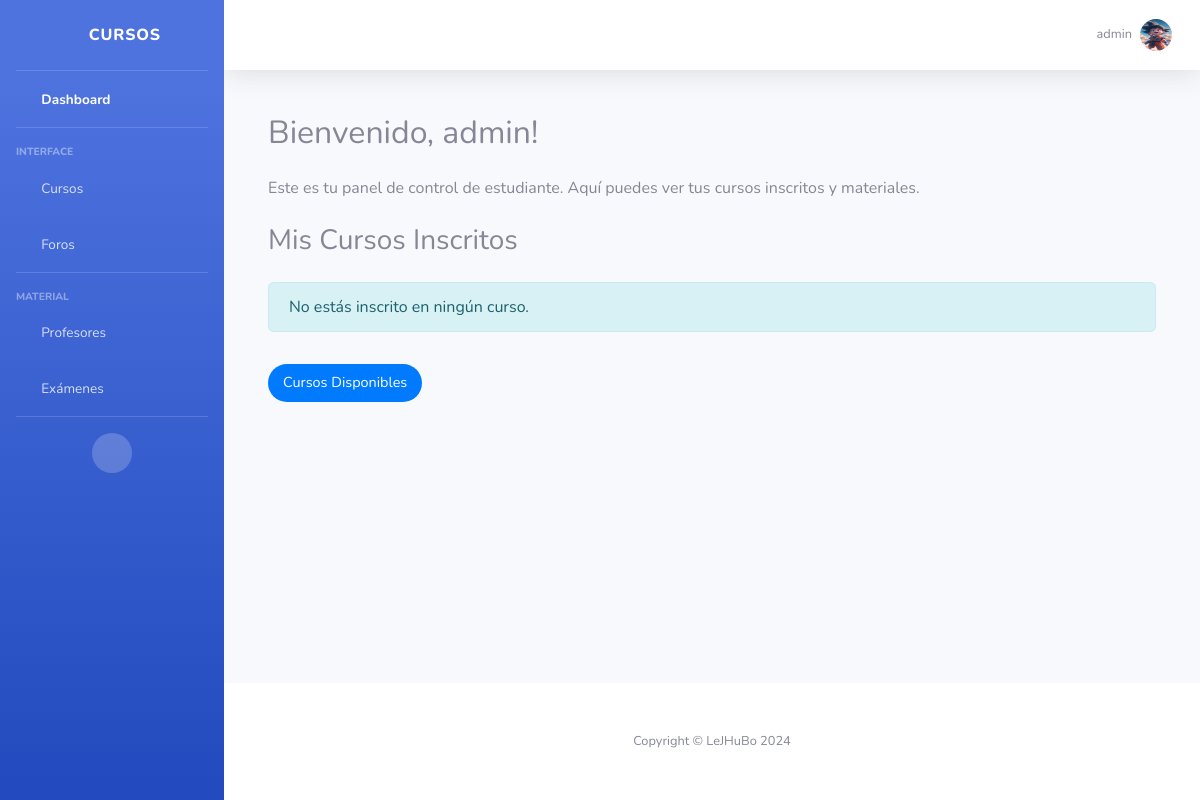
Screenshot of /courses/students/dashboard/ (signed in) with the database file from the repository.
### courses/models.py (models this page shows, shortened)
class User(AbstractUser):
    ROLE_CHOICES = (
        ('student', 'Student'),
        ('instructor', 'Instructor'),
        ('admin', 'Admin'),
    )
    role = models.CharField(max_length=10, choices=ROLE_CHOICES, default='student')
    groups = models.ManyToManyField(Group, related_name='custom_user_set')
    user_permissions = models.ManyToManyField(Permission, related_name='custom_user_set')
    profile_picture = models.ImageField(upload_to='profile_pictures/', null=True, blank=True)
    objects = UserManager()

### courses/views.py (the view)
# urls.py: path('students/dashboard/', views.StudentDashboardView.as_view(), name='student_dashboard'),
class StudentDashboardView(LoginRequiredMixin, TemplateView):
    template_name = 'students/student_dashboard.html'
    def get_context_data(self, **kwargs):
        context = super().get_context_data(**kwargs)
        user = self.request.user
        enrolled_courses = Course.objects.filter(enrollment__student=user)
        context['enrolled_courses'] = enrolled_courses
        return context

### courses/templates/students/student_dashboard.html (shortened to what this page needs)
{% extends "index.html" %} {% block title %}Dashboard del Estudiante{% endblock %} {% block content %}
<div class="container">
    <h2 class="mb-4">Bienvenido, {{ user.username }}!</h2>
    <p>Este es tu panel de control de estudiante. Aquí puedes ver tus cursos inscritos y materiales.</p>
    <h3 class="my-4">Mis Cursos Inscritos</h3>
    <div class="row">
        {% for course in enrolled_courses %}
        <div class="col-md-4">
            <div class="card mb-4 shadow-sm">
                <div class="card-body">
                    <img src="{{ course.image.url }}" alt="{{ course.title }}" class="mr-3">
                    <h5 class="card-title">{{ course.title }}</h5>
                    <p class="card-text">{{ course.description|truncatewords:20 }}</p>
                    <a href="{% url 'course_detail' course.pk %}" class="btn btn-primary">Ver Curso</a>
                </div>
            </div>
        </div>
        {% empty %}
        <div class="col-md-12">
            <div class="alert alert-info" role="alert">
                No estás inscrito en ningún curso.
            </div>
        </div>
        {% endfor %}
    </div>
    <a href="{% url 'index' %}" class="btn btn-primary mt-3">Cursos Disponibles</a>
</div>
{% endblock %}

### courses/templates/index.html (shortened to what this page needs)
{% load static %}
<!DOCTYPE html>
<html lang="en">
<head>
    <link href="{% static 'vendor/fontawesome-free/css/all.min.css' %}" rel="stylesheet" type="text/css">
    <link href="{% static 'css/sb-admin-2.min.css' %}" rel="stylesheet">
</head>
<body id="page-top">
    <div id="wrapper">
        <ul class="navbar-nav bg-gradient-primary sidebar sidebar-dark accordion" id="accordionSidebar">
            <a class="sidebar-brand d-flex align-items-center justify-content-center" href="{% url 'index' %}">
                <div class="sidebar-brand-icon rotate-n-15">
                    <i class="fas fa-book"></i>
                </div>
                <div class="sidebar-brand-text mx-3">Cursos <sup></sup></div>
            </a>
            <hr class="sidebar-divider my-0">
            <li class="nav-item active">
                <a class="nav-link" href="{% url 'index' %}">
                    <i class="fas fa-fw fa-tachometer-alt"></i>
                    <span>Dashboard</span></a>
            </li>
            <hr class="sidebar-divider">
            <div class="sidebar-heading">
                Interface
            </div>
            <li class="nav-item">
                <a class="nav-link collapsed" href="#" data-toggle="collapse" data-target="#collapseCourses" aria-expanded="true" aria-controls="collapseCourses">
                    <i class="fas fa-fw fa-cog"></i>
                    <span>Cursos</span>
                </a>
            </li>
            <li class="nav-item">
                <a class="nav-link collapsed" href="#" data-toggle="collapse" data-target="#collapseForos" aria-expanded="true" aria-controls="collapseForos">
                    <i class="fas fa-fw fa-comments"></i>
                    <span>Foros</span>
                </a>
            </li>
            <hr class="sidebar-divider">
            <div class="sidebar-heading">
                Material
            </div>
            <li class="nav-item">
                <a class="nav-link collapsed" href="#" data-toggle="collapse" data-target="#collapsePages" aria-expanded="true" aria-controls="collapsePages">
                    <i class="fas fa-fw fa-folder"></i>
                    <span>Profesores</span>
                </a>
            </li>
            <li class="nav-item">
                <a class="nav-link collapsed" href="#" data-toggle="collapse" data-target="#collapseExams" aria-expanded="true" aria-controls="collapseExams">
                    <i class="fas fa-fw fa-folder"></i>
                    <span>Exámenes</span>
                </a>
            </li>
            <hr class="sidebar-divider d-none d-md-block">
            <div class="text-center d-none d-md-inline">
                <button class="rounded-circle border-0" id="sidebarToggle"></button>
            </div>
        </ul>
        <div id="content-wrapper" class="d-flex flex-column">
            <div id="content">
                <nav class="navbar navbar-expand navbar-light bg-white topbar mb-4 static-top shadow">
                    <ul class="navbar-nav ml-auto">
                        <li class="nav-item dropdown no-arrow">
                            <a class="nav-link dropdown-toggle" href="#" id="userDropdown" role="button" data-toggle="dropdown" aria-haspopup="true" aria-expanded="false">
                                <span class="mr-2 d-none d-lg-inline text-gray-600 small">{{ user.username }}</span> {% if user.profile_picture %}
                                <img class="img-profile rounded-circle" src="{{ user.profile_picture.url }}"> {% else %}
                                <img class="img-profile rounded-circle" src="{% static 'img/undraw_profile.svg' %}"> {% endif %}
                            </a>
                        </li>
                    </ul>
                </nav>
                <div class="container-fluid">
                    {% block content %}{% endblock %}
                </div>
            </div>
            <footer class="sticky-footer bg-white">
                <div class="container my-auto">
                    <div class="copyright text-center my-auto">
                        <span>Copyright &copy; LeJHuBo 2024</span>
                    </div>
                </div>
            </footer>
        </div>
    </div>
</body>
</html>

### courses/templates/students/student_dashboard.html (style rules this page uses)
.container { max-width: 100%; margin: 0 auto; padding: 20px; }
.btn-primary { background-color: #007bff; border: none; color: #fff; padding: 8px 15px; text-align: center; text-decoration: none; display: inline-block; font-size: 0.9rem; border-radius: 25px; transition: background-color 0.3s, transform 0.2s; }

### rows the page displays
User: username "admin", profile_picture (picture)
